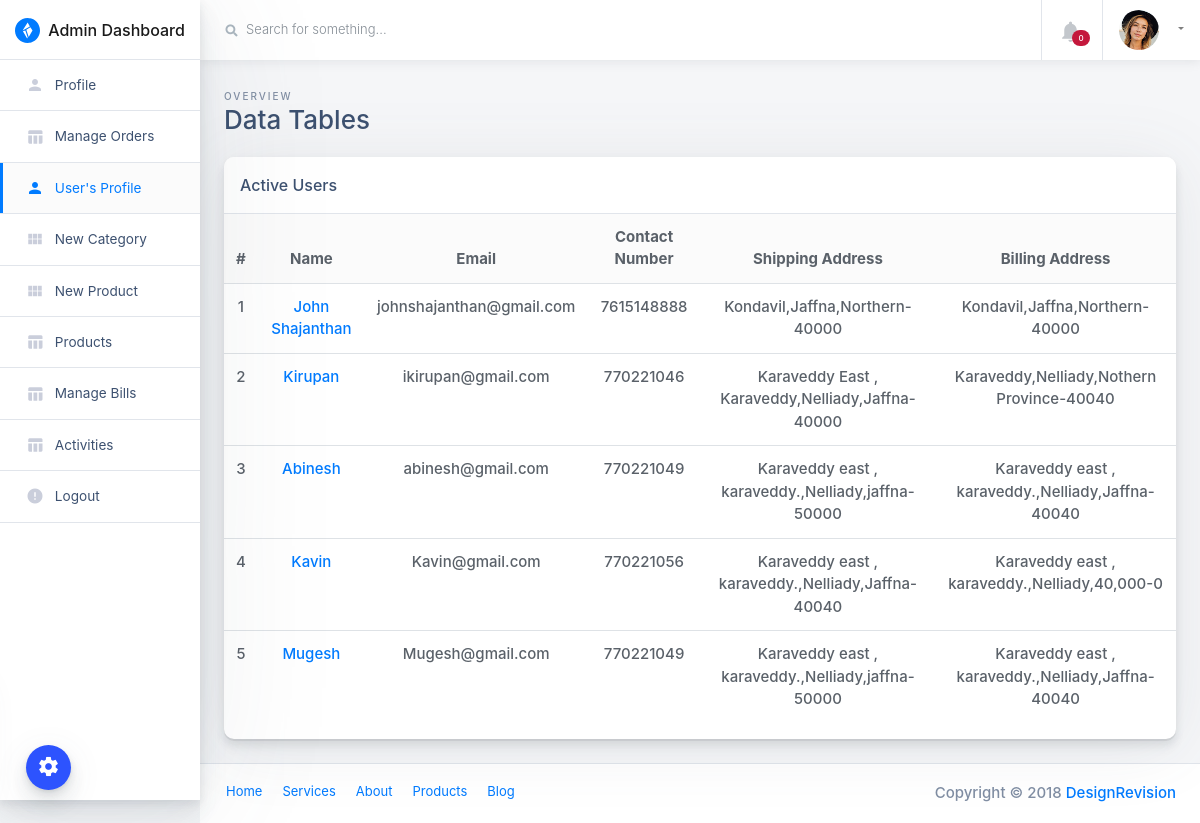
The page /admin/users.php (signed in) on the database as committed earlier.
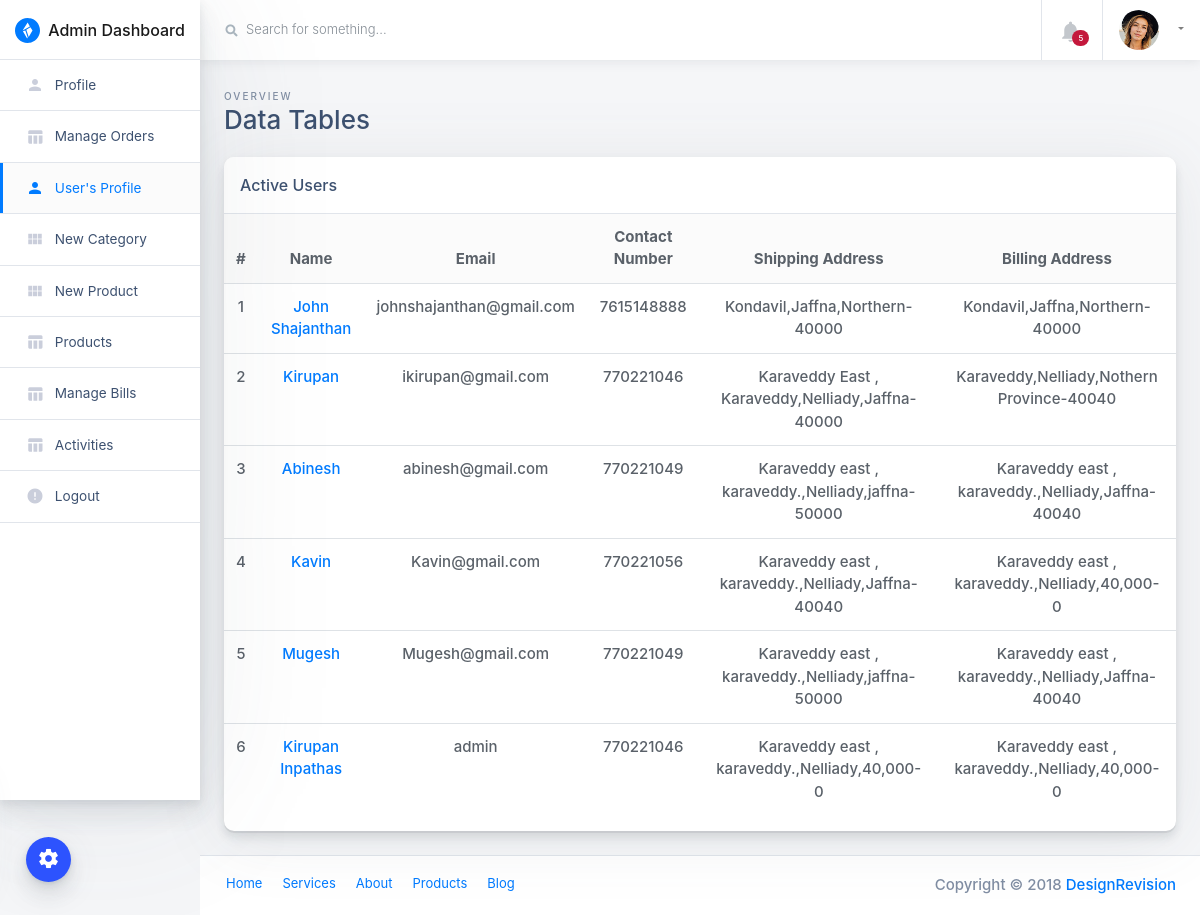
The same page on the database as committed later.
### tables this page shows
CREATE TABLE `users` (
  `id` int(11) NOT NULL,
  `name` varchar(255) DEFAULT NULL,
  `email` varchar(255) DEFAULT NULL,
  `contactno` bigint(11) DEFAULT NULL,
  `password` varchar(255) DEFAULT NULL,
  `shippingAddress` longtext DEFAULT NULL,
  `shippingState` varchar(255) DEFAULT NULL,
  `shippingCity` varchar(255) DEFAULT NULL,
  `shippingPincode` int(11) DEFAULT NULL,
  `billingAddress` longtext DEFAULT NULL,
  `billingState` varchar(255) DEFAULT NULL,
  `billingCity` varchar(255) DEFAULT NULL,
  `billingPincode` int(11) DEFAULT NULL,
  `regDate` timestamp NOT NULL DEFAULT current_timestamp(),
  `updationDate` varchar(255) DEFAULT NULL
);

### admin/users.php (the view, shortened to what the changed rows need)
<?php
include("include/config.php");
if(strlen($_SESSION['admin_login'])==0)
	{
header('location:/eshopper/admin');
}
else{
?>
<!doctype html>
<html class="no-js h-100" lang="en">
  <head>
    <link href="https://use.fontawesome.com/releases/v5.0.6/css/all.css" rel="stylesheet">
    <link rel="stylesheet" href="https://stackpath.bootstrapcdn.com/bootstrap/4.1.3/css/bootstrap.min.css">
    <link rel="stylesheet" id="main-stylesheet" data-version="1.1.0" href="styles/shards-dashboards.1.1.0.min.css">
    <link rel="stylesheet" href="styles/extras.1.1.0.min.css">
  </head>
  <body class="h-100">
    <div class="color-switcher-toggle animated pulse infinite">
      <i class="material-icons">settings</i>
    </div>
    <div class="container-fluid">
      <div class="row">
        <aside class="main-sidebar col-12 col-md-3 col-lg-2 px-0">
          <div class="main-navbar">
            <nav class="navbar align-items-stretch navbar-light bg-white flex-md-nowrap border-bottom p-0">
              <a class="navbar-brand w-100 mr-0" href="dashboard" style="line-height: 25px;">
                <div class="d-table m-auto">
                  <img id="main-logo" class="d-inline-block align-top mr-1" style="max-width: 25px;" src="images/shards-dashboards-logo.svg" alt="Shards Dashboard">
                  <span class="d-none d-md-inline ml-1">Admin Dashboard</span>
                </div>
              </a>
            </nav>
          </div>
          <div class="nav-wrapper">
            <ul class="nav flex-column">
			  <li class="nav-item">
                <a class="nav-link " href="profile">
                  <i class="material-icons">person</i>
                  <span>Profile</span>
                </a>
              </li>
			  <li class="nav-item">
                <a class="nav-link " href="orders">
                  <i class="material-icons">table_chart</i>
                  <span>Manage Orders</span>
                </a>
              </li>
			  <li class="nav-item">
                <a class="nav-link active " href="users">
                  <i class="material-icons">person</i>
                  <span>User's Profile</span>
                </a>
              </li>
              <li class="nav-item">
                <a class="nav-link " href="new-category">
                  <i class="material-icons">view_module</i>
                  <span>New Category</span>
                </a>
              </li>
			  <li class="nav-item">
                <a class="nav-link " href="new-product">
                  <i class="material-icons">view_module</i>
                  <span>New Product</span>
                </a>
              </li>
              <li class="nav-item">
                <a class="nav-link " href="products">
                  <i class="material-icons">table_chart</i>
                  <span>Products</span>
                </a>
              </li>
			  <li class="nav-item">
                <a class="nav-link " href="manage-bills">
                  <i class="material-icons">table_chart</i>
                  <span>Manage Bills</span>
                </a>
              </li>
			  <li class="nav-item">
                <a class="nav-link " href="activity">
                  <i class="material-icons">table_chart</i>
                  <span>Activities</span>
                </a>
              </li>
			  <li class="nav-item">
                <a class="nav-link " href="logout">
                  <i class="material-icons">error</i>
                  <span>Logout</span>
                </a>
              </li>
            </ul>
          </div>
        </aside>
        <main class="main-content col-lg-10 col-md-9 col-sm-12 p-0 offset-lg-2 offset-md-3">
          <div class="main-navbar sticky-top bg-white">
            <nav class="navbar align-items-stretch navbar-light flex-md-nowrap p-0">
              <form action="#" class="main-navbar__search w-100 d-none d-md-flex d-lg-flex">
                <div class="input-group input-group-seamless ml-3">
                  <div class="input-group-prepend">
                    <div class="input-group-text">
                      <i class="fas fa-search"></i>
                    </div>
                  </div>
                  <input class="navbar-search form-control" type="text" placeholder="Search for something..." aria-label="Search"> </div>
<?php
$f1="00:00:00";
$from=date('Y-m-d')." ".$f1;
$t1="23:59:59";
$to=date('Y-m-d')." ".$t1;
$result = mysqli_query($con,"SELECT * FROM Orders where orderDate Between '$from' and '$to'");
$num_rows1 = mysqli_num_rows($result);
?>
              </form>
              <ul class="navbar-nav border-left flex-row ">
                <li class="nav-item border-right dropdown notifications">
                  <a class="nav-link nav-link-icon text-center" href="" role="button" id="dropdownMenuLink" data-toggle="dropdown" aria-haspopup="true" aria-expanded="false">
                    <div class="nav-link-icon__wrapper">
                      <i class="material-icons">&#xE7F4;</i>
                      <span class="badge badge-pill badge-danger"><?php echo htmlentities($num_rows1); ?></span>
                    </div>
                  </a>
                </li>
                <li class="nav-item dropdown">
                  <a class="nav-link dropdown-toggle text-nowrap px-3" data-toggle="dropdown" href="#" role="button" aria-haspopup="true" aria-expanded="false">
                    <img class="user-avatar rounded-circle mr-2" src="images/avatars/0.jpg" alt="User Avatar">
                  </a>
                </li>
              </ul>
            </nav>
          </div>
          <div class="main-content-container container-fluid px-4">
            <div class="page-header row no-gutters py-4">
              <div class="col-12 col-sm-4 text-center text-sm-left mb-0">
                <span class="text-uppercase page-subtitle">Overview</span>
                <h3 class="page-title">Data Tables</h3>
              </div>
            </div>
            <div class="row">
              <div class="col">
                <div class="card card-small mb-4">
                  <div class="card-header border-bottom">
                    <h6 class="m-0">Active Users</h6>
                  </div>
                  <div class="card-body p-0 pb-3 text-center">
                    <table class="table mb-0">
                      <thead class="bg-light">
                        <tr>
                          <th scope="col" class="border-0">#</th>
                          <th scope="col" class="border-0"> Name</th>
                          <th scope="col" class="border-0">Email</th>
                          <th scope="col" class="border-0">Contact Number</th>
                          <th scope="col" class="border-0">Shipping Address</th>
                          <th scope="col" class="border-0">Billing Address</th>
                        </tr>
                      </thead>
                      <tbody>
<?php $query=mysqli_query($con,"select * from users");
$cnt=1;
while($row=mysqli_fetch_array($query))
{
?>
                        <tr>
                          <td><?php echo htmlentities($cnt);?></td>
                          <td><a href="profile-view?pid=<?php echo htmlentities($row['id']); ?>"><?php echo htmlentities($row['name']);?></td>
                          <td><?php echo htmlentities($row['email']);?></td>
                          <td><?php echo htmlentities($row['contactno']);?></td>
                          <td><?php echo htmlentities($row['shippingAddress'].",".$row['shippingCity'].",".$row['shippingState']."-".$row['shippingPincode']);?></td>
                          <td><?php echo htmlentities($row['billingAddress'].",".$row['billingCity'].",".$row['billingState']."-".$row['billingPincode']);?></td>
                        </tr>
<?php $cnt=$cnt+1; } ?>
                      </tbody>
                    </table>
                  </div>
                </div>
              </div>
            </div>
          </div>
          <footer class="main-footer d-flex p-2 px-3 bg-white border-top">
            <ul class="nav">
              <li class="nav-item">
                <a class="nav-link" href="#">Home</a>
              </li>
              <li class="nav-item">
                <a class="nav-link" href="#">Services</a>
              </li>
              <li class="nav-item">
                <a class="nav-link" href="#">About</a>
              </li>
              <li class="nav-item">
                <a class="nav-link" href="#">Products</a>
              </li>
              <li class="nav-item">
                <a class="nav-link" href="#">Blog</a>
              </li>
            </ul>
            <span class="copyright ml-auto my-auto mr-2">Copyright © 2018
              <a href="https://designrevision.com" rel="nofollow">DesignRevision</a>
            </span>
          </footer>
        </main>
      </div>
    </div>
  </body>
</html>
<?php }?>

Rows that differ between the two databases and show on the page:
added users: name "Kirupan Inpathas", email "admin", contactno "770221046", shippingAddress+shippingCity+shippingState "Karaveddy east , karaveddy.,Nelliady,40,000-0", billingAddress+billingCity+billingState "Karaveddy east , karaveddy.,Nelliady,40,000-0"
Other text that changed with them:
$num_rows1: "0" → "5"
